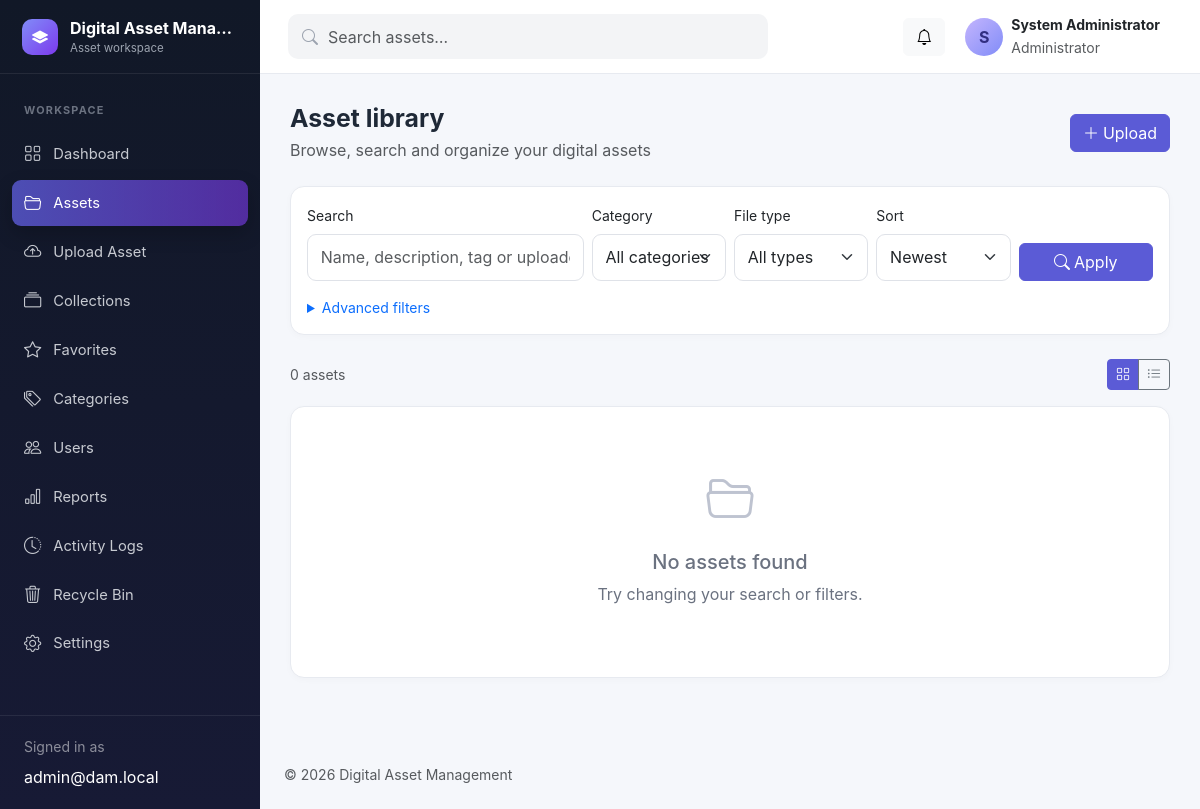
The app's page /assets.php (signed in) with its own data.
### tables this page shows
CREATE TABLE users (
  id INT UNSIGNED AUTO_INCREMENT PRIMARY KEY,
  role_id TINYINT UNSIGNED NOT NULL,
  name VARCHAR(120) NOT NULL,
  email VARCHAR(190) NOT NULL UNIQUE,
  password_hash VARCHAR(255) NOT NULL,
  profile_picture VARCHAR(255) NULL,
  status ENUM('active','disabled') NOT NULL DEFAULT 'active',
  last_login DATETIME NULL,
  failed_login_attempts SMALLINT UNSIGNED NOT NULL DEFAULT 0,
  locked_until DATETIME NULL,
  created_at TIMESTAMP DEFAULT CURRENT_TIMESTAMP,
  updated_at TIMESTAMP DEFAULT CURRENT_TIMESTAMP ON UPDATE CURRENT_TIMESTAMP,
  deleted_at DATETIME NULL,
  INDEX idx_users_role_status (role_id, status),
  CONSTRAINT fk_users_role FOREIGN KEY (role_id) REFERENCES roles(id)
);

CREATE TABLE roles (
  id TINYINT UNSIGNED AUTO_INCREMENT PRIMARY KEY,
  name VARCHAR(50) NOT NULL UNIQUE,
  description VARCHAR(255) NULL,
  created_at TIMESTAMP DEFAULT CURRENT_TIMESTAMP
);

### config/database.php (called while the page is built, shortened)
<?php
final class Database
{
    private static ?PDO $connection = null;
    public static function connection(): PDO
    {
        if (self::$connection === null) {
            $host = getenv('DAMS_DB_HOST') ?: 'localhost';
            $name = getenv('DAMS_DB_NAME') ?: 'digital_asset_management';
            $user = getenv('DAMS_DB_USER') ?: 'root';
            $pass = getenv('DAMS_DB_PASS') ?: '';
            $dsn = "mysql:host={$host};dbname={$name};charset=utf8mb4";
            self::$connection = new PDO($dsn, $user, $pass, [
                PDO::ATTR_ERRMODE => PDO::ERRMODE_EXCEPTION,
                PDO::ATTR_DEFAULT_FETCH_MODE => PDO::FETCH_ASSOC,
                PDO::ATTR_EMULATE_PREPARES => false,
            ]);
        }
        return self::$connection;
    }
}
function db(): PDO
{
    return Database::connection();
}

### includes/auth.php (called while the page is built, shortened)
<?php
require_once __DIR__ . '/functions.php';
function current_user(): ?array
{
    static $user = false;
    if ($user === false) {
        $stmt = db()->prepare('SELECT u.*, r.name role_name FROM users u JOIN roles r ON r.id=u.role_id WHERE u.id=? AND u.deleted_at IS NULL');
        $stmt->execute([$_SESSION['user_id']]);
        $user = $stmt->fetch() ?: null;
    }
    return is_array($user) ? $user : null;
}
function require_auth(): void
{
    if (!current_user()) {
        $_SESSION['intended_url'] = $_SERVER['REQUEST_URI'] ?? url('dashboard.php');
        flash('warning', 'Please sign in to continue.');
        redirect('login.php');
    }
}

### includes/functions.php (called while the page is built, shortened)
<?php
require_once __DIR__ . '/../config/database.php';
function e(mixed $value): string
{
    return htmlspecialchars((string)$value, ENT_QUOTES | ENT_SUBSTITUTE, 'UTF-8');
}
function url(string $path = ''): string
{
    return BASE_URL . '/' . ltrim($path, '/');
}
function setting(string $key, mixed $default = null): mixed
{
    static $settings = null;
    if ($settings === null) {
        try {
            $settings = db()->query('SELECT setting_key, setting_value FROM settings')->fetchAll(PDO::FETCH_KEY_PAIR);
        } catch (Throwable) {
            $settings = [];
        }
    }
    return $settings[$key] ?? $default;
}
function page_param(string $key, string $default = ''): string
{
    return trim((string)($_GET[$key] ?? $default));
}

### assets.php (the view, shortened to what this page needs)
<?php
require_once __DIR__ . '/includes/auth.php'; require_auth();
$pageTitle='Asset library'; $pageSubtitle='Browse, search and organize your digital assets'; $u=current_user();
$pageActions=in_array($u['role_name'],['Administrator','Asset Manager'],true)?'<a class="btn btn-primary" href="'.e(url('upload.php')).'"><i class="bi bi-plus-lg me-1"></i>Upload</a>':'';
$q=page_param('q');$status=page_param('status','active');$view=in_array(page_param('view','grid'),['grid','list'],true)?page_param('view','grid'):'grid';
$sorts=['newest'=>'a.created_at DESC','oldest'=>'a.created_at ASC','name_az'=>'a.title ASC','name_za'=>'a.title DESC','largest'=>'a.file_size DESC','smallest'=>'a.file_size ASC','downloads'=>'a.download_count DESC'];$sort=page_param('sort','newest');$order=$sorts[$sort]??$sorts['newest'];
$where=['a.deleted_at IS NULL'];$params=[];
if(in_array($status,['active','archived'],true)){$where[]='a.status=?';$params[]=$status;}
$whereSql=implode(' AND ',$where);$count=db()->prepare("SELECT COUNT(*) FROM assets a LEFT JOIN categories c ON c.id=a.category_id JOIN users u ON u.id=a.uploaded_by WHERE $whereSql");$count->execute($params);$total=(int)$count->fetchColumn();$per=max(6,min(100,(int)setting('assets_per_page',24)));$pages=max(1,(int)ceil($total/$per));$page=max(1,min($pages,(int)($_GET['page']??1)));$offset=($page-1)*$per;
$stmt=db()->prepare("SELECT a.*,c.name category_name,u.name uploader_name,EXISTS(SELECT 1 FROM favorites f WHERE f.asset_id=a.id AND f.user_id=?) is_favorite FROM assets a LEFT JOIN categories c ON c.id=a.category_id JOIN users u ON u.id=a.uploaded_by WHERE $whereSql ORDER BY $order LIMIT $per OFFSET $offset");$stmt->execute(array_merge([$u['id']],$params));$assets=$stmt->fetchAll();
require __DIR__.'/includes/header.php';
function query_with(array $changes):string{$params=array_merge($_GET,$changes);foreach($params as $k=>$v)if($v===''||$v===null)unset($params[$k]);return '?'.http_build_query($params);}
?>
<div class="card mb-4"><div class="card-body"><form method="get"><div class="row g-2 align-items-end"><div class="col-lg-4"><label class="form-label small">Search</label><input class="form-control" name="q" value="<?=e($q)?>" placeholder="Name, description, tag or uploader"></div><div class="col-sm-6 col-lg-2"><label class="form-label small">Category</label><select class="form-select" name="category"><option value="">All categories</option><?php foreach($categories as $c):?><option value="<?=$c['id']?>" <?=$category==(string)$c['id']?'selected':''?>><?=e($c['name'])?></option><?php endforeach;?></select></div><div class="col-sm-6 col-lg-2"><label class="form-label small">File type</label><select class="form-select" name="type"><option value="">All types</option><?php foreach(allowed_extensions() as $ext):?><option <?=$type===$ext?'selected':''?>><?=e($ext)?></option><?php endforeach;?></select></div><div class="col-sm-6 col-lg-2"><label class="form-label small">Sort</label><select class="form-select" name="sort"><?php foreach(['newest'=>'Newest','oldest'=>'Oldest','name_az'=>'Name A–Z','name_za'=>'Name Z–A','largest'=>'Largest','smallest'=>'Smallest','downloads'=>'Most downloaded'] as $key=>$label):?><option value="<?=e($key)?>" <?=$sort===$key?'selected':''?>><?=e($label)?></option><?php endforeach;?></select></div><div class="col-sm-6 col-lg-2"><button class="btn btn-primary w-100"><i class="bi bi-search me-1"></i>Apply</button></div></div>
<details class="mt-3"><summary class="small text-primary">Advanced filters</summary></details></form></div></div>
<div class="d-flex justify-content-between align-items-center mb-3"><div class="text-muted small"><?=number_format($total)?> asset<?= $total===1?'':'s' ?></div><div class="btn-group"><a class="btn btn-sm <?=$view==='grid'?'btn-primary':'btn-outline-secondary'?>" href="<?=e(query_with(['view'=>'grid']))?>"><i class="bi bi-grid"></i></a><a class="btn btn-sm <?=$view==='list'?'btn-primary':'btn-outline-secondary'?>" href="<?=e(query_with(['view'=>'list']))?>"><i class="bi bi-list-ul"></i></a></div></div>
<?php if(!$assets):?><div class="card"><div class="empty-state"><i class="bi bi-folder2-open"></i><h2 class="h5 mt-3">No assets found</h2><p>Try changing your search or filters.</p></div></div><?php endif;?>
<?php require __DIR__.'/includes/footer.php';?>

### includes/header.php (shortened to what this page needs)
<?php
$pageTitle = $pageTitle ?? 'Dashboard';
$user = current_user();
$unreadCount = 0;
if ($user) {
    $stmt = db()->prepare('SELECT COUNT(*) FROM notifications WHERE user_id=? AND is_read=0');
    $stmt->execute([$user['id']]);
    $unreadCount = (int)$stmt->fetchColumn();
}
?>
<!doctype html>
<html lang="en">
<head>
  <link href="https://cdn.jsdelivr.net/npm/bootstrap@5.3.3/dist/css/bootstrap.min.css" rel="stylesheet">
  <link href="https://cdn.jsdelivr.net/npm/bootstrap-icons@1.11.3/font/bootstrap-icons.min.css" rel="stylesheet">
  <link href="<?= e(url('assets/css/app.css')) ?>" rel="stylesheet">
  <link href="<?= e(url('assets/css/brand.css')) ?>" rel="stylesheet">
</head>
<body>
<?php require __DIR__ . '/sidebar.php'; ?>
<div class="app-shell">
  <header class="topbar navbar navbar-expand bg-white sticky-top">
    <form class="top-search d-none d-md-flex" action="<?= e(url('assets.php')) ?>" method="get">
      <i class="bi bi-search"></i><input name="q" class="form-control" placeholder="Search assets…" value="<?= e($_GET['q'] ?? '') ?>">
    </form>
    <div class="ms-auto d-flex align-items-center gap-2">
      <a class="btn btn-light position-relative" href="<?= e(url('notifications.php')) ?>" aria-label="Notifications">
        <i class="bi bi-bell"></i><?php if ($unreadCount): ?><span class="position-absolute top-0 start-100 translate-middle badge rounded-pill bg-danger"><?= $unreadCount > 99 ? '99+' : $unreadCount ?></span><?php endif; ?>
      </a>
      <div class="dropdown">
        <button class="btn d-flex align-items-center gap-2 border-0" data-bs-toggle="dropdown">
          <span class="avatar"><?php if (!empty($user['profile_picture'])): ?><img src="<?= e(url('profile-image.php?id='.$user['id'])) ?>" alt=""><?php else: ?><?= e(mb_strtoupper(mb_substr($user['name'] ?? 'U', 0, 1))) ?><?php endif; ?></span>
          <span class="text-start d-none d-sm-block"><strong class="d-block small"><?= e($user['name'] ?? '') ?></strong><small class="text-muted"><?= e($user['role_name'] ?? '') ?></small></span>
        </button>
      </div>
    </div>
  </header>
  <main class="content-wrap">
    <div class="d-flex flex-wrap align-items-center justify-content-between gap-3 mb-4">
      <div><h1 class="page-title mb-1"><?= e($pageTitle) ?></h1><?php if (!empty($pageSubtitle)): ?><p class="text-muted mb-0"><?= e($pageSubtitle) ?></p><?php endif; ?></div>
      <?= $pageActions ?? '' ?>
    </div>

### includes/sidebar.php
<?php
$current = basename($_SERVER['PHP_SELF'] ?? '');
$role = $user['role_name'] ?? '';
$nav = [
  ['dashboard.php','bi-grid','Dashboard',true],
  ['assets.php','bi-folder2-open','Assets',true],
  ['upload.php','bi-cloud-arrow-up','Upload Asset',in_array($role,['Administrator','Asset Manager'],true)],
  ['collections.php','bi-collection','Collections',true],
  ['favorites.php','bi-star','Favorites',true],
  ['categories.php','bi-tags','Categories',in_array($role,['Administrator','Asset Manager'],true)],
  ['users.php','bi-people','Users',$role==='Administrator'],
  ['reports.php','bi-bar-chart','Reports',$role==='Administrator'],
  ['activity-logs.php','bi-clock-history','Activity Logs',$role==='Administrator'],
  ['recycle-bin.php','bi-trash3','Recycle Bin',in_array($role,['Administrator','Asset Manager'],true)],
  ['settings.php','bi-gear','Settings',$role==='Administrator'],
];
?>
<aside class="sidebar offcanvas-lg offcanvas-start" tabindex="-1" id="sidebar">
  <div class="sidebar-brand"><span class="brand-mark"><?php if(setting('system_logo')):?><img src="<?=e(url('brand-image.php'))?>" alt=""><?php else:?><i class="bi bi-layers-fill"></i><?php endif;?></span><span><strong><?= e(setting('system_name','DAMS')) ?></strong><small>Asset workspace</small></span><button class="btn-close btn-close-white d-lg-none ms-auto" data-bs-dismiss="offcanvas"></button></div>
  <nav class="sidebar-nav">
    <span class="nav-heading">Workspace</span>
    <?php foreach ($nav as [$file,$icon,$label,$visible]): if (!$visible) continue; ?>
      <a class="nav-link <?= $current===$file ? 'active' : '' ?>" href="<?= e(url($file)) ?>"><i class="bi <?= e($icon) ?>"></i><span><?= e($label) ?></span></a>
    <?php endforeach; ?>
  </nav>
  <div class="sidebar-footer"><div class="small text-white-50 mb-2">Signed in as</div><div class="text-white text-truncate"><?= e($user['email'] ?? '') ?></div></div>
</aside>

### assets/css/app.css (style rules this page uses)
:root { --sidebar:#111827;--sidebar-muted:#9ca3af;--brand:#5b5bd6;--brand-2:#7c3aed;--canvas:#f5f7fb;--card-border:#e7eaf0;--text:#1f2937 }
.btn-primary { --bs-btn-bg:var(--brand);--bs-btn-border-color:var(--brand);--bs-btn-hover-bg:#4949bd;--bs-btn-hover-border-color:#4949bd }
body { background:var(--canvas);color:var(--text);font-family:Inter,ui-sans-serif,system-ui,-apple-system,"Segoe UI",sans-serif }
.sidebar { position:fixed;inset:0 auto 0 0;width:260px;background:linear-gradient(180deg,#111827 0%,#171a35 100%);z-index:1045;display:flex;flex-direction:column }
.sidebar-brand { height:74px;display:flex;align-items:center;gap:12px;padding:0 22px;color:#fff;border-bottom:1px solid rgba(255,255,255,.08) }
.sidebar-brand strong { display:block;max-width:165px;white-space:nowrap;overflow:hidden;text-overflow:ellipsis }
.sidebar-brand small { display:block;color:var(--sidebar-muted);font-size:.72rem }
.brand-mark { display:grid;place-items:center;width:36px;height:36px;background:linear-gradient(135deg,#818cf8,#7c3aed);border-radius:10px }
.sidebar-nav { padding:18px 12px;overflow-y:auto }
.nav-heading { display:block;color:#6b7280;text-transform:uppercase;font-size:.68rem;font-weight:700;letter-spacing:.11em;padding:10px 12px }
.sidebar .nav-link { display:flex;align-items:center;gap:12px;color:#c7cad1;border-radius:9px;padding:10px 12px;margin:3px 0;font-size:.92rem }
.sidebar .nav-link i { font-size:1.08rem }
.sidebar .nav-link.active { background:linear-gradient(90deg,rgba(91,91,214,.8),rgba(124,58,237,.6));color:#fff;box-shadow:0 8px 20px rgba(0,0,0,.2) }
.sidebar-footer { margin-top:auto;padding:20px 24px;border-top:1px solid rgba(255,255,255,.08) }
.app-shell { margin-left:260px;min-height:100vh }
.topbar { height:74px;border-bottom:1px solid var(--card-border);padding:0 28px }
.top-search { position:relative;align-items:center;width:min(480px,45vw) }
.top-search i { position:absolute;left:14px;color:#9ca3af }
.top-search .form-control { padding-left:40px;border:0;background:#f3f4f6;border-radius:10px }
.avatar { width:38px;height:38px;border-radius:50%;display:grid;place-items:center;background:linear-gradient(135deg,#c4b5fd,#818cf8);font-weight:700;color:#312e81;overflow:hidden }
.content-wrap { padding:30px;min-height:calc(100vh - 110px) }
.page-title { font-size:1.55rem;font-weight:700 }
.card { border:1px solid var(--card-border);border-radius:14px;box-shadow:0 2px 7px rgba(17,24,39,.025) }
.form-control,.form-select { border-color:#dfe2e8;border-radius:9px;padding:.65rem .8rem }
.empty-state { text-align:center;padding:55px 20px;color:#6b7280 }
.empty-state i { font-size:3rem;color:#bec3d0 }

### records on screen
users: email "admin@dam.local", name "S", name "System Administrator", role.name "Administrator"

### other values on screen
setting('system_name','DAMS') "Digital Asset Mana…"
$label "Dashboard"
$label "Assets"
$label "Upload Asset"
$label "Collections"
$label "Favorites"
$label "Categories"
$label "Users"
$label "Reports"
$label "Activity Logs"
$label "Recycle Bin"
$label "Settings"
$pageTitle "Asset library"
$pageSubtitle "Browse, search and organize your digital assets"
$total "0"
